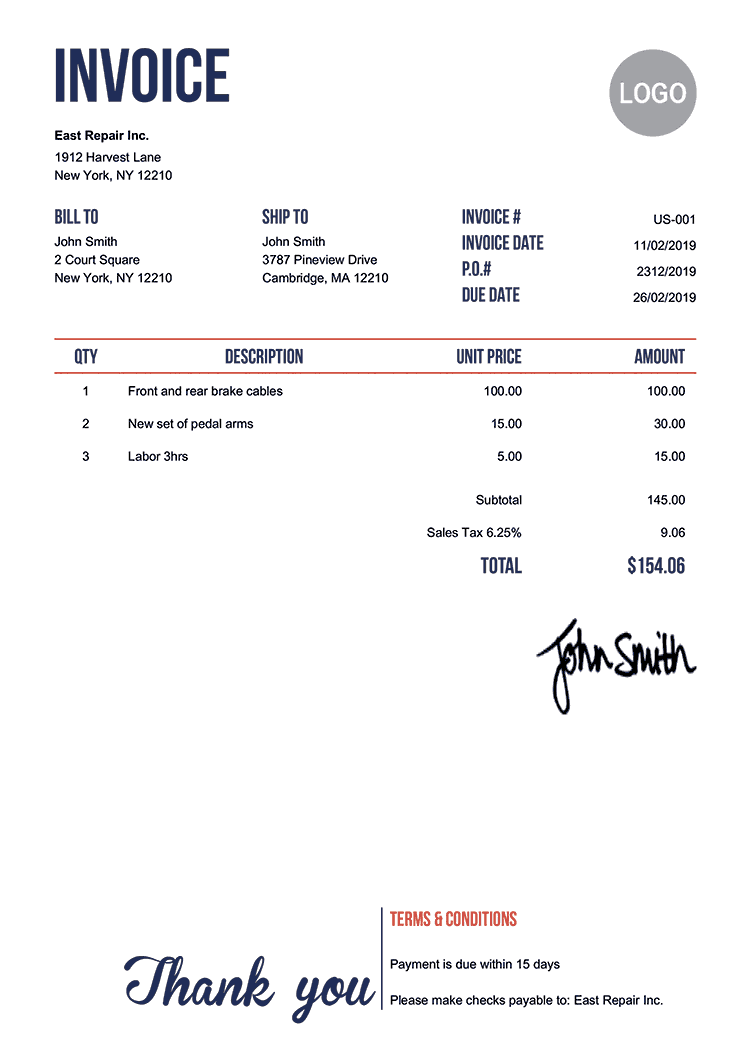
#> input picture backend/tests/sample_invoice.png, 750 x 1061 px
$ python -i preprocessor.py   (imports and definitions only)
#> lines starting #> are read from the running program, lines starting #| are printed output that depends on the picture; after the words box and inside, x2 and y2 are one past the last pixel; in counts of white or black regions, pixels touching at a corner belong together
import cv2
import numpy as np
import pdf2image
from PIL import Image

def pdf_to_images(file_path: str, dpi: int = 300) -> list[np.ndarray]:
    """
    Converts a PDF file into a list of OpenCV-compatible BGR images.
    """
    # convert_from_path returns a list of PIL Images
    pil_images = pdf2image.convert_from_path(file_path, dpi=dpi)
    cv_images = []
    for pil_img in pil_images:
        # Convert PIL image to BGR numpy array
        rgb_img = np.array(pil_img)
        bgr_img = cv2.cvtColor(rgb_img, cv2.COLOR_RGB2BGR)
        cv_images.append(bgr_img)
    return cv_images

def _deskew(gray: np.ndarray) -> np.ndarray:
    """
    Finds the rotation skew angle of the text lines and rotates the image back.
    Uses Hough line detection to compute median slant and warps the image.
    """
    edges = cv2.Canny(gray, 50, 150, apertureSize=3)
    # Detect lines
    lines = cv2.HoughLinesP(edges, 1, np.pi / 180, threshold=100, minLineLength=100, maxLineGap=10)

    angle = 0.0
    if lines is not None:
        angles = []
        for line in lines:
            x1, y1, x2, y2 = line[0]
            # Calculate rotation angle in degrees
            theta = np.arctan2(y2 - y1, x2 - x1) * 180 / np.pi
            # Focus on small angle deviations (mostly horizontal lines in documents)
            if -45 < theta < 45:
                angles.append(theta)

        if angles:
            angle = np.median(angles)

    # Apply deskew if there is a detectable rotation slant
    if abs(angle) > 0.1:
        (h, w) = gray.shape[:2]
        center = (w // 2, h // 2)
        # Calculate rotation matrix
        M = cv2.getRotationMatrix2D(center, angle, 1.0)
        # Warp affine to rotate. Fill new empty space with white border (255)
        gray = cv2.warpAffine(gray, M, (w, h), flags=cv2.INTER_CUBIC, borderMode=cv2.BORDER_CONSTANT, borderValue=255)

    return gray

def preprocess_image(img: np.ndarray) -> np.ndarray:
    """
    Applies the full preprocessing pipeline:
      1. Grayscale
      2. Deskew
      3. Denoise
      4. Binarize
      5. Upscale (if width < 1500px)
      6. Border cleanup (crop 10px)
    Returns:
      Cleaned single-channel grayscale image (uint8).
    """
    # 1. Grayscale
    if len(img.shape) == 3:
        if img.shape[2] == 4:
            gray = cv2.cvtColor(img, cv2.COLOR_BGRA2GRAY)
        else:
            gray = cv2.cvtColor(img, cv2.COLOR_BGR2GRAY)
    else:
        gray = img.copy()

    # 2. Deskew
    deskewed = _deskew(gray)

    # 3. Denoise (h=10 for strength)
    denoised = cv2.fastNlMeansDenoising(deskewed, h=10)

    # 4. Binarize using OTSU thresholding
    _, binarized = cv2.threshold(denoised, 0, 255, cv2.THRESH_BINARY + cv2.THRESH_OTSU)

    # 5. Upscale if width < 1500px
    h, w = binarized.shape[:2]
    if w < 1500:
        scale = 1500.0 / w
        new_w = 1500
        new_h = int(h * scale)
        upscaled = cv2.resize(binarized, (new_w, new_h), interpolation=cv2.INTER_CUBIC)
    else:
        upscaled = binarized

    # 6. Border cleanup - Crop 10px from all edges
    h_up, w_up = upscaled.shape[:2]
    if h_up > 20 and w_up > 20:
        cropped = upscaled[10:h_up-10, 10:w_up-10]
    else:
        cropped = upscaled

    return cropped

def save_preprocessed(img: np.ndarray, output_path: str) -> str:
    """
    Saves the preprocessed image to output_path as a PNG and returns the path.
    """
    cv2.imwrite(output_path, img)
    return output_path

>>> import cv2
>>> picture = cv2.imread('../tests/sample_invoice.png')
#> picture is the input picture: shape (1061, 750, 3); mean B, G, R 247.1, 246.3, 246.6
>>> result = preprocess_image(picture)
#> in preprocess_image, `gray = cv2.cvtColor(img, cv2.COLOR_BGR2GRAY)`:
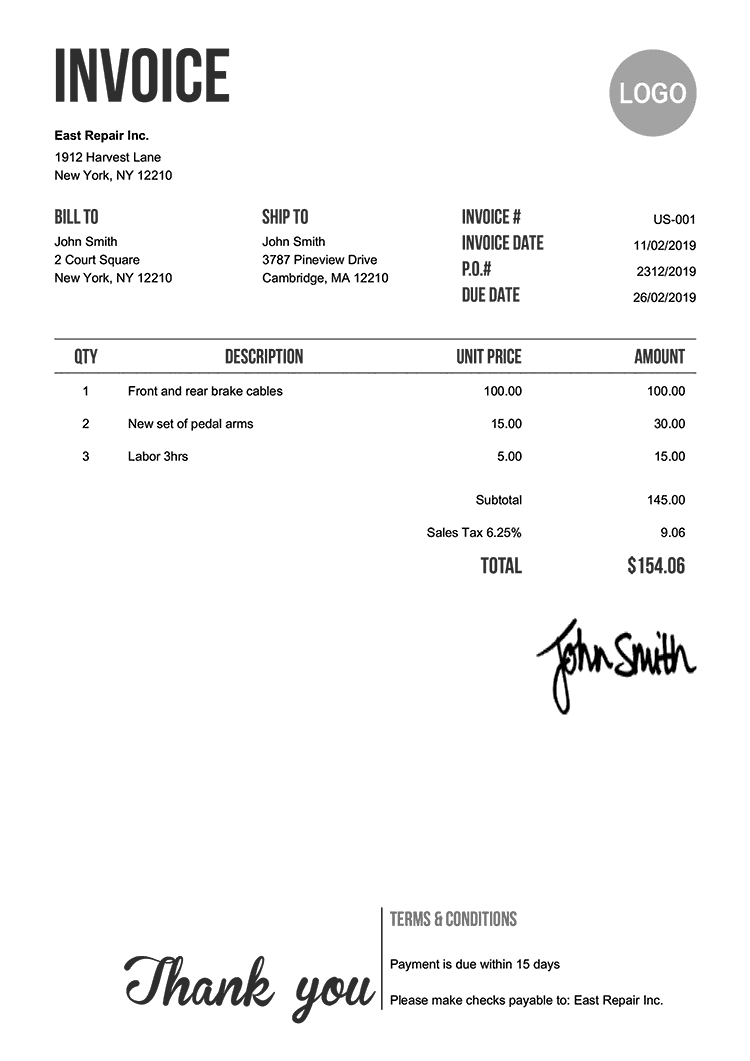
#> gray: shape (1061, 750); min 0, max 255, mean 246.5
#> in _deskew, `edges = cv2.Canny(gray, 50, 150, apertureSize=3)`:
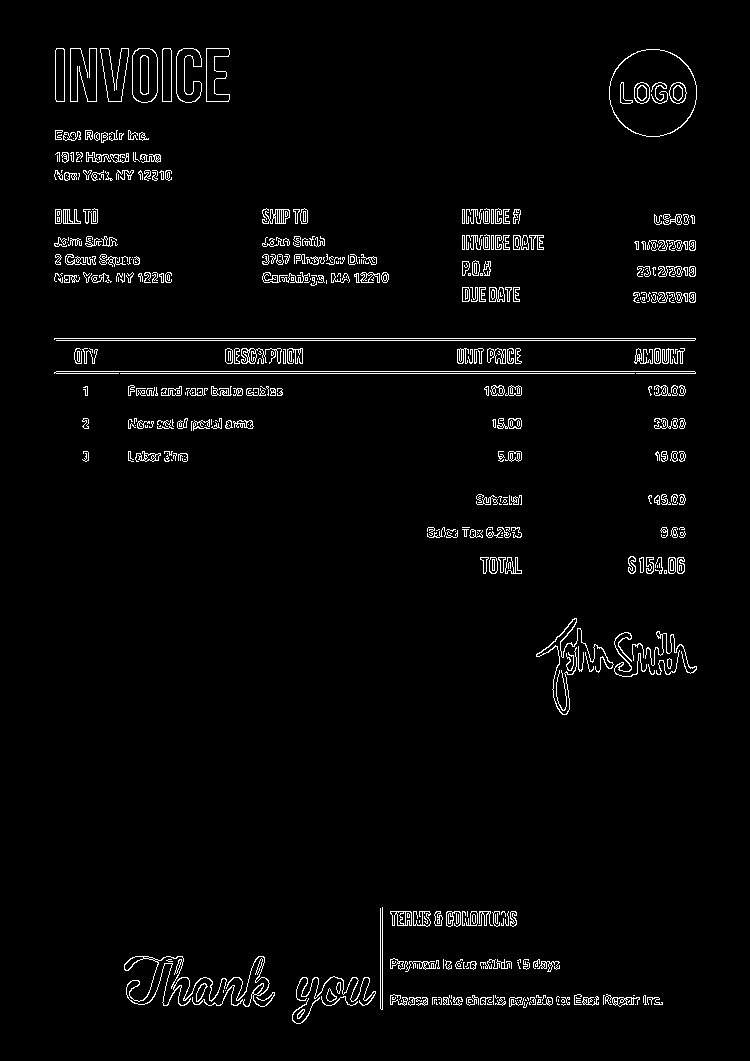
#> edges: shape (1061, 750); 2.8% white in thin lines or dots, all inside (x1, y1, x2, y2) = (54, 48, 697, 1024)
#> in _deskew, `lines = cv2.HoughLinesP(edges, 1, np.pi / 180, threshold=100, minLineL..`: lines = 23 rows, first 6: [54, 373, 695, 373], [54, 338, 695, 338], [56, 340, 694, 340], [56, 371, 694, 371], [163, 1004, 267, 1004], [314, 997, 658, 997]
#> the loop in _deskew, `for line in lines:` made 23 passes
#> (x1, y1, x2, y2, theta) on passes 1 to 12: (54, 373, 695, 373, 0), (54, 338, 695, 338, 0), (56, 340, 694, 340, 0), (56, 371, 694, 371, 0), (163, 1004, 267, 1004, 0), (314, 997, 658, 997, 0), (299, 1000, 655, 1000, 0), (380, 1004, 662, 1004, 0), (297, 999, 659, 999, 0), (128, 395, 281, 395, 0), (263, 275, 388, 275, 0), (335, 1002, 662, 1002, 0)
#> after the loop in _deskew, `for line in lines:`: angles = [0, 0, 0, 0, 0, 0, 0, 0, 0, 0, 0, 0, 0, 0, 0, 1.96, -5.71, -0.551, 0, 1.04, -0.988, 0, 0]
#> in _deskew, `angle = np.median(angles)`: angle = 0
#> in preprocess_image, `_, binarized = cv2.threshold(denoised, 0, 255, cv2.THRESH_BINARY + cv2..`:
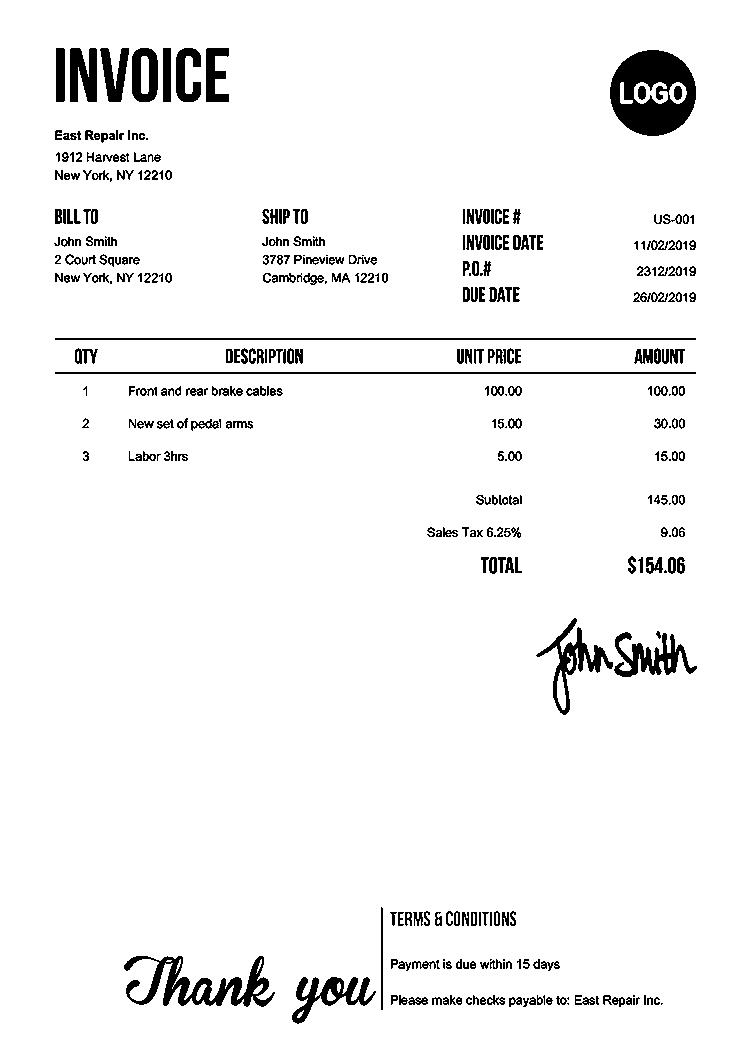
#> binarized: shape (1061, 750); 95.3% white; 369 black regions (46 under 20 px), largest, box (x1, y1, x2, y2) and area: (610, 50, 696, 136) 4899, (124, 956, 275, 1007) 2868, (536, 618, 613, 715) 1624
#> in preprocess_image, `cropped = upscaled[10:h_up-10, 10:w_up-10]`:
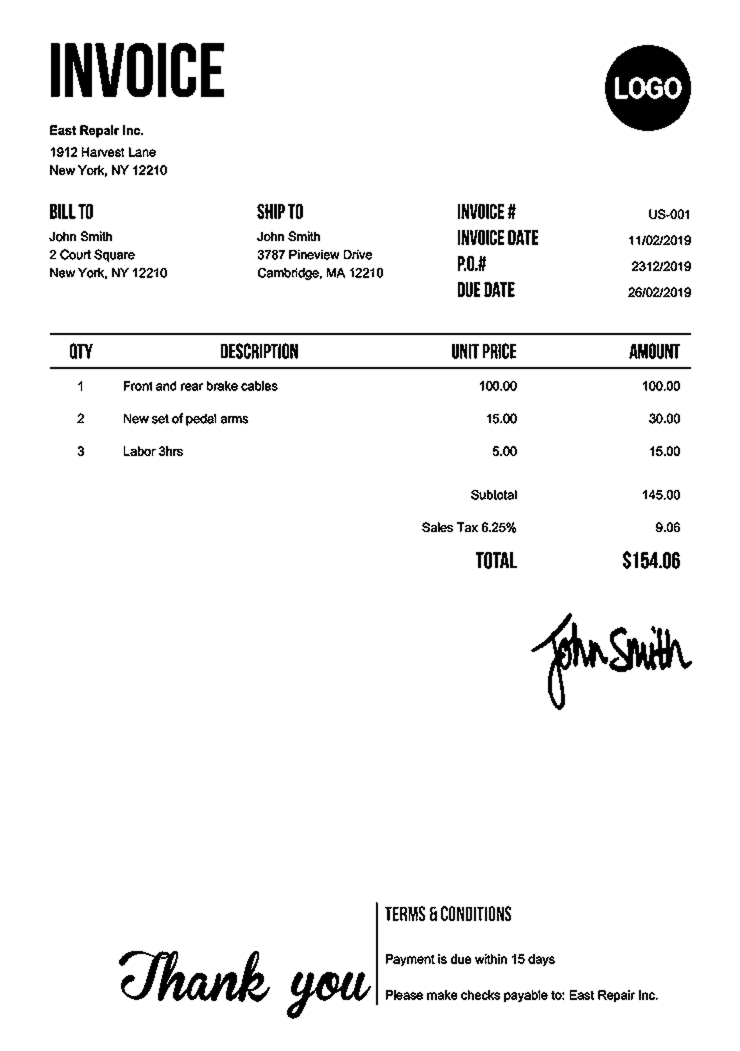
#> cropped: shape (2102, 1480) (shown at 1/2 size); min 0, max 255, mean 242.8
